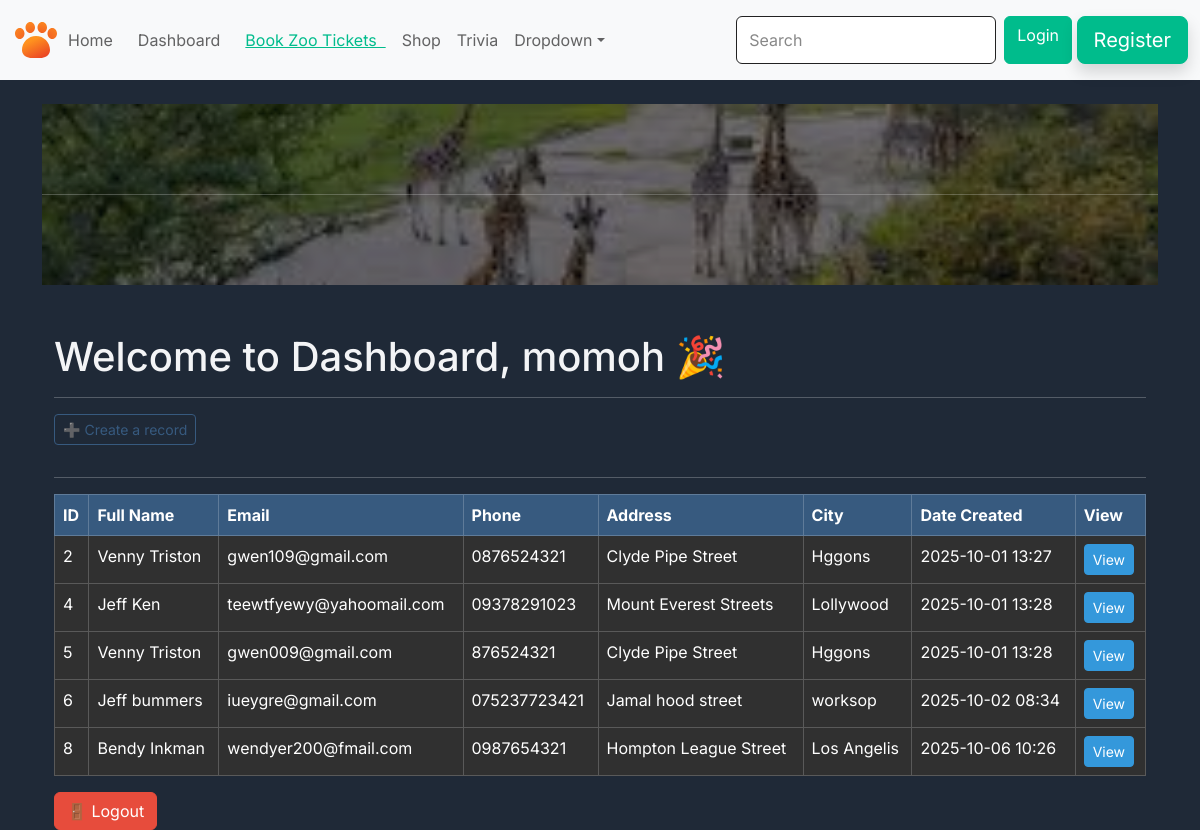
The app's page /dashboard (signed in), older data.
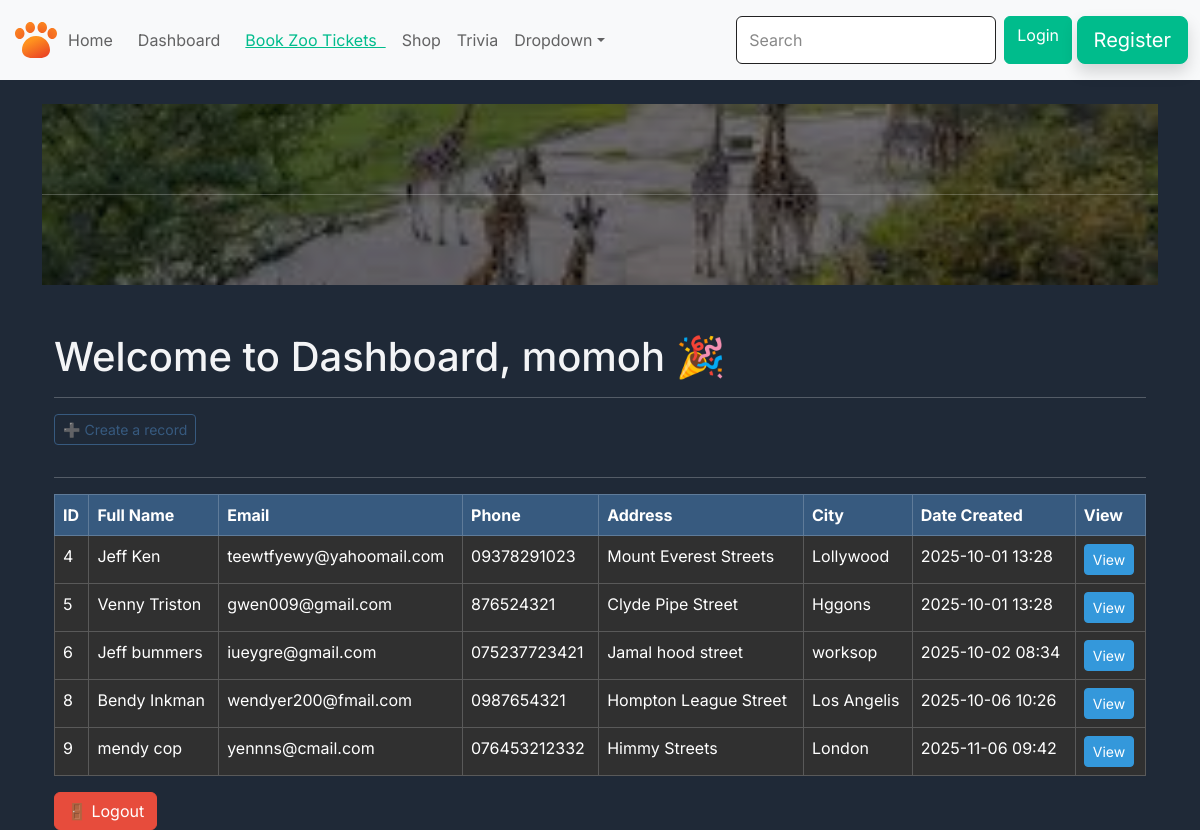
The same page, newer data.
### website/models.py (models this page shows, shortened)
class Record(models.Model):  # Model for the record in dashboard
    first_name = models.CharField(max_length=100)
    last_name = models.CharField(max_length=100)
    email = models.CharField(max_length=100)
    phone = models.CharField(max_length=15)
    address = models.CharField(max_length=100)
    city = models.CharField(max_length=50)
    creation_date = models.DateTimeField(auto_now_add=True)

### website/views.py (the view)
# urls.py: path('dashboard', views.dashboard, name="dashboard"), #dashboard
@login_required(login_url='my-login')
def dashboard(request):
    my_records = Record.objects.all()
    context = {'records':my_records}
    return render(request, 'pages/dashboard.html',context)

### website/template/pages/dashboard.html (shortened to what this page needs)
{% extends "pages/base.html" %}
{% load static %}
{% block content %}
    <br>
    <div class="text-center" id="welcome-section">
        <br>
        <hr>
        <br>
    </div>
    <br>
<div class="container mt-4">
    <h2 class="mb-3">Welcome to Dashboard, {{ request.user.username }} 🎉</h2>
    <hr>
    <a class="btn btn-outline-primary btn-sm mb-3" href="{% url 'create-record' %}">➕ Create a record</a>
    <hr>
    <table class="table table-dark table-hover table-bordered">
        <thead class="table-primary">
            <tr>
                <th scope="col">ID</th>
                <th scope="col">Full Name</th>
                <th scope="col">Email</th>
                <th scope="col">Phone</th>
                <th scope="col">Address</th>
                <th scope="col">City</th>
                <th scope="col">Date Created</th>
                <th scope="col">View</th>
            </tr>
        </thead>
        <tbody>
            {% if records %}
                {% for record in records %}
                <tr>
                    <td>{{ record.id }}</td>
                    <td>{{ record.first_name|default:"-" }}&nbsp;{{ record.last_name|default:"-" }}</td>
                    <td>{{ record.email|default:"-" }}</td>
                    <td>{{ record.phone|default:"-" }}</td>
                    <td>{{ record.address|default:"-" }}</td>
                    <td>{{ record.city|default:"-" }}</td>
                    <td>{{ record.creation_date|date:"Y-m-d H:i" }}</td>
                    <td>
                        <a href="{% url 'view_record' record.id %}" class="btn btn-sm btn-info">View</a>
                    </td>
                </tr>
                {% endfor %}
            {% else %}
                <tr>
                    <td colspan="8" class="text-center">No records found.</td>
                </tr>
            {% endif %}
        </tbody>
    </table>
    <a href="{% url 'user-logout' %}" class="btn btn-danger">🚪 Logout</a>
</div>
{% endblock %}

### website/template/pages/base.html (shortened to what this page needs)
{% load static %}
<!DOCTYPE html>
<html lang="en">
<head>
    <link rel="stylesheet" href="https://bootswatch.com/5/darkly/bootstrap.min.css">
    <link rel="stylesheet" href="{% static 'css/style.css' %}">
    <link rel="stylesheet" href="{% static 'css/trivia.css' %}">
</head>
<body>
<nav class="navbar navbar-expand-lg bg-body-tertiary">
  <div class="container-fluid">
    <div class="collapse navbar-collapse" id="navbarColor04">
      <ul class="navbar-nav me-auto">
        <li class="nav-item">
          <a class="nav-link " href="{% url ''%}">Home &nbsp;</a>
        </li>
        <li class="nav-item">
          <a class="nav-link" href="{% url 'dashboard' %}">Dashboard &nbsp;</a>
        </li>
        <li class="nav-item">
          <li class="nav-link"><a href="{% url 'book-tickets' %}">Book Zoo Tickets &nbsp;</a></li>
        </li>
       <li class="nav-item">
  <a class="nav-link" href="{% url 'shop_home' %}">Shop</a>
</li>
<li class="nav-item">
 <a class="nav-link" href="{% url 'trivia' %}">Trivia</a>
</li>
        <li class="nav-item dropdown">
          <a class="nav-link dropdown-toggle" data-bs-toggle="dropdown" href="#" role="button" aria-haspopup="true" aria-expanded="false">Dropdown</a>
        </li>
      </ul>
      <form class="d-flex">
        <input class="form-control me-sm-2" type="search" placeholder="Search">
        <a href="{% url 'my-login' %}" class="btn btn-success  btn-block">Login</a>
        <a href="{% url 'register' %}" class="btn btn-lg btn-success  shadow">Register</a>
      </form>
    </div>
  </div>
</nav>
<div class="container">
    {% block content %}
    {% endblock %}
</div>
</body>
</html>

### static/css/trivia.css (style rules this page uses)
:root { --primary-color: #10b981; --dark-bg: #1f2937; --card-bg: #374151; --text-light: #f3f4f6; }
body { font-family: 'Inter', sans-serif; background-color: var(--dark-bg); color: var(--text-light); }
#welcome-section { background-image: url("../images/zoo_background.jpg'"); background-size: cover; background-position: center; background-repeat: no-repeat; padding-top: 50px; padding-bottom: 50px; background-image: linear-gradient(rgba(0, 0, 0, 0.5), rgba(0, 0, 0, 0.5)), url('../images/zoo_background.jpg'); color: white; transition: all 0.5s ease-in-out; opacity: 0.9; }

Row changes from the older to the newer data that the page shows:
removed Record: id "2", first_name "Venny", last_name "Triston", email "gwen109@gmail.com", phone "0876524321", address "Clyde Pipe Street", city "Hggons", creation_date "2025-10-01 13:27"
added Record: id "9", first_name "mendy", last_name "cop", email "yennns@cmail.com", phone "076453212332", address "Himmy Streets", city "London", creation_date "2025-11-06 09:42"
